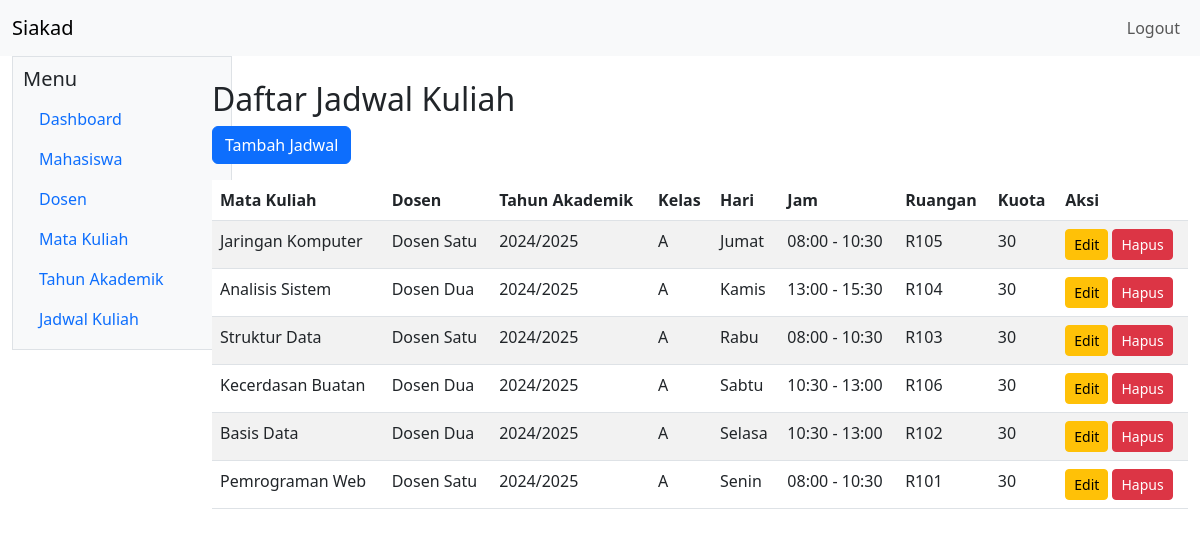
Page /admin/jadwal-kuliah/index.php (signed in) on the committed database.
### tables this page shows
CREATE TABLE jadwal_kuliah (
    id_jadwal INT AUTO_INCREMENT PRIMARY KEY,
    id_mata_kuliah INT NOT NULL,
    id_dosen INT NOT NULL,
    id_tahun_akademik INT NOT NULL,
    kelas VARCHAR(20) NOT NULL,
    hari VARCHAR(20) NOT NULL,
    jam_mulai TIME NOT NULL,
    jam_selesai TIME NOT NULL,
    ruangan VARCHAR(50) NOT NULL,
    kuota INT UNSIGNED NOT NULL DEFAULT 30,
    CONSTRAINT fk_jadwal_mata_kuliah FOREIGN KEY (id_mata_kuliah) REFERENCES mata_kuliah (id_mata_kuliah) ON UPDATE CASCADE ON DELETE RESTRICT,
    CONSTRAINT fk_jadwal_dosen FOREIGN KEY (id_dosen) REFERENCES dosen (id_dosen) ON UPDATE CASCADE ON DELETE RESTRICT,
    CONSTRAINT fk_jadwal_tahun_akademik FOREIGN KEY (id_tahun_akademik) REFERENCES tahun_akademik (id_tahun_akademik) ON UPDATE CASCADE ON DELETE RESTRICT,
    UNIQUE KEY uq_jadwal (id_mata_kuliah, id_dosen, id_tahun_akademik, kelas)
);

CREATE TABLE mata_kuliah (
    id_mata_kuliah INT AUTO_INCREMENT PRIMARY KEY,
    kode_mata_kuliah VARCHAR(20) NOT NULL UNIQUE,
    nama_mata_kuliah VARCHAR(100) NOT NULL,
    sks TINYINT UNSIGNED NOT NULL,
    semester TINYINT UNSIGNED NOT NULL
);

CREATE TABLE dosen (
    id_dosen INT AUTO_INCREMENT PRIMARY KEY,
    id_user INT NOT NULL UNIQUE,
    nidn VARCHAR(30) NOT NULL UNIQUE,
    nama_dosen VARCHAR(100) NOT NULL,
    email VARCHAR(100) NULL UNIQUE,
    no_telepon VARCHAR(20) NULL,
    CONSTRAINT fk_dosen_users FOREIGN KEY (id_user) REFERENCES users (id_user) ON UPDATE CASCADE ON DELETE CASCADE
);

CREATE TABLE tahun_akademik (
    id_tahun_akademik INT AUTO_INCREMENT PRIMARY KEY,
    tahun_akademik VARCHAR(20) NOT NULL,
    semester ENUM('ganjil', 'genap') NOT NULL,
    status ENUM('aktif', 'nonaktif') NOT NULL DEFAULT 'nonaktif',
    UNIQUE KEY uq_tahun_semester (tahun_akademik, semester)
);

### config/functions.php (called while the page is built, shortened)
<?php
function e($str) {
    return htmlspecialchars($str, ENT_QUOTES, 'UTF-8');
}
function app_base_url() {
    $scriptName = str_replace('\\', '/', $_SERVER['SCRIPT_NAME'] ?? '');
    $segments = array_values(array_filter(explode('/', trim($scriptName, '/'))));
    return $segments ? '/' . $segments[0] : '';
}
function app_url($path = '') {
    $base = app_base_url();
    $path = ltrim($path, '/');
    return $base . ($path !== '' ? '/' . $path : '');
}
?>

### config/auth.php (called while the page is built, shortened)
<?php
require_once __DIR__ . '/functions.php';
function is_logged_in() {
    return isset($_SESSION['user']);
}
?>

### admin/jadwal-kuliah/index.php (the view, shortened to what this page needs)
<?php
require_once __DIR__ . '/../../config/auth.php';
require_once __DIR__ . '/../../includes/header.php';
?>
  <div class="col-2">
    <?php require_once __DIR__ . '/../../includes/sidebar.php'; ?>
  </div>
  <div class="col-10 mt-4">
    <h2>Daftar Jadwal Kuliah</h2>
    <a href="create.php" class="btn btn-primary mb-3">Tambah Jadwal</a>
    <table class="table table-striped table-responsive">
      <thead>
        <tr><th>Mata Kuliah</th><th>Dosen</th><th>Tahun Akademik</th><th>Kelas</th><th>Hari</th><th>Jam</th><th>Ruangan</th><th>Kuota</th><th>Aksi</th></tr>
      </thead>
      <tbody>
      <?php
      $sql = 'SELECT jk.id_jadwal, mk.nama_mata_kuliah, d.nama_dosen, ta.tahun_akademik, jk.kelas, jk.hari, jk.jam_mulai, jk.jam_selesai, jk.ruangan, jk.kuota
              FROM jadwal_kuliah jk
              JOIN mata_kuliah mk ON jk.id_mata_kuliah = mk.id_mata_kuliah
              JOIN dosen d ON jk.id_dosen = d.id_dosen
              JOIN tahun_akademik ta ON jk.id_tahun_akademik = ta.id_tahun_akademik
              ORDER BY ta.id_tahun_akademik DESC, jk.hari, jk.jam_mulai';
      $stmt = $mysqli->prepare($sql);
      $stmt->execute();
      $res = $stmt->get_result();
      while ($row = $res->fetch_assoc()):
      ?>
        <tr>
          <td><?php echo e($row['nama_mata_kuliah']); ?></td>
          <td><?php echo e($row['nama_dosen']); ?></td>
          <td><?php echo e($row['tahun_akademik']); ?></td>
          <td><?php echo e($row['kelas']); ?></td>
          <td><?php echo e($row['hari']); ?></td>
          <td><?php echo e(substr($row['jam_mulai'], 0, 5) . ' - ' . substr($row['jam_selesai'], 0, 5)); ?></td>
          <td><?php echo e($row['ruangan']); ?></td>
          <td><?php echo e($row['kuota']); ?></td>
          <td>
            <a href="edit.php?id=<?php echo $row['id_jadwal']; ?>" class="btn btn-sm btn-warning">Edit</a>
            <form action="delete.php" method="post" style="display:inline-block;" onsubmit="return confirm('Hapus jadwal ini?');">
              <button class="btn btn-sm btn-danger">Hapus</button>
            </form>
          </td>
        </tr>
      <?php endwhile; ?>
      </tbody>
    </table>
  </div>
<?php require_once __DIR__ . '/../../includes/footer.php'; ?>

### includes/header.php (shortened to what this page needs)
?><!doctype html>
<html lang="en">
<head>
    <link href="https://cdn.jsdelivr.net/npm/bootstrap@5.3.0/dist/css/bootstrap.min.css" rel="stylesheet">
</head>
<body>
<?php require_once __DIR__ . '/../config/auth.php'; ?>
<?php require_once __DIR__ . '/navbar.php'; ?>
<div class="container-fluid">
    <div class="row">

### includes/navbar.php (shortened to what this page needs)
<nav class="navbar navbar-expand-lg navbar-light bg-light">
  <div class="container-fluid">
    <a class="navbar-brand" href="<?php echo e(app_url('index.php')); ?>">Siakad</a>
    <div class="collapse navbar-collapse" id="navbarNav">
      <ul class="navbar-nav ms-auto">
        <?php if (is_logged_in()): ?>
          <li class="nav-item"><a class="nav-link" href="<?php echo e(app_url('logout.php')); ?>">Logout</a></li>
        <?php else: ?>
          <li class="nav-item"><a class="nav-link" href="<?php echo e(app_url('login.php')); ?>">Login</a></li>
        <?php endif; ?>
      </ul>
    </div>
  </div>
</nav>

### includes/sidebar.php (shortened to what this page needs)
<?php
$role = $_SESSION['user']['role'] ?? null;
?>
<div class="bg-light border" style="width:220px; padding:10px;">
  <h5>Menu</h5>
  <ul class="nav flex-column">
    <?php if ($role === 'admin'): ?>
      <li class="nav-item"><a class="nav-link" href="<?php echo e(app_url('admin/dashboard.php')); ?>">Dashboard</a></li>
      <li class="nav-item"><a class="nav-link" href="#">Mahasiswa</a></li>
      <li class="nav-item"><a class="nav-link" href="#">Dosen</a></li>
      <li class="nav-item"><a class="nav-link" href="<?php echo e(app_url('admin/mata-kuliah/index.php')); ?>">Mata Kuliah</a></li>
      <li class="nav-item"><a class="nav-link" href="<?php echo e(app_url('admin/tahun-akademik/index.php')); ?>">Tahun Akademik</a></li>
      <li class="nav-item"><a class="nav-link" href="<?php echo e(app_url('admin/jadwal-kuliah/index.php')); ?>">Jadwal Kuliah</a></li>
    <?php elseif ($role === 'dosen'): ?>
      <li class="nav-item"><a class="nav-link" href="<?php echo e(app_url('dosen/dashboard.php')); ?>">Dashboard</a></li>
      <li class="nav-item"><a class="nav-link" href="<?php echo e(app_url('dosen/mata-kuliah.php')); ?>">Mata Kuliah Diampu</a></li>
    <?php endif; ?>
  </ul>
</div>

### includes/footer.php (shortened to what this page needs)
	</div>
</div>
</body>
</html>

### rows in the picture
jadwal_kuliah: id_mata_kuliah.nama_mata_kuliah "Jaringan Komputer", id_dosen.nama_dosen "Dosen Satu", id_tahun_akademik.tahun_akademik "2024/2025", kelas "A", hari "Jumat", jam_mulai+jam_selesai "08:00 - 10:30", ruangan "R105", kuota "30"
jadwal_kuliah: id_mata_kuliah.nama_mata_kuliah "Analisis Sistem", id_dosen.nama_dosen "Dosen Dua", id_tahun_akademik.tahun_akademik "2024/2025", kelas "A", hari "Kamis", jam_mulai+jam_selesai "13:00 - 15:30", ruangan "R104", kuota "30"
jadwal_kuliah: id_mata_kuliah.nama_mata_kuliah "Struktur Data", id_dosen.nama_dosen "Dosen Satu", id_tahun_akademik.tahun_akademik "2024/2025", kelas "A", hari "Rabu", jam_mulai+jam_selesai "08:00 - 10:30", ruangan "R103", kuota "30"
jadwal_kuliah: id_mata_kuliah.nama_mata_kuliah "Kecerdasan Buatan", id_dosen.nama_dosen "Dosen Dua", id_tahun_akademik.tahun_akademik "2024/2025", kelas "A", hari "Sabtu", jam_mulai+jam_selesai "10:30 - 13:00", ruangan "R106", kuota "30"
jadwal_kuliah: id_mata_kuliah.nama_mata_kuliah "Basis Data", id_dosen.nama_dosen "Dosen Dua", id_tahun_akademik.tahun_akademik "2024/2025", kelas "A", hari "Selasa", jam_mulai+jam_selesai "10:30 - 13:00", ruangan "R102", kuota "30"
jadwal_kuliah: id_mata_kuliah.nama_mata_kuliah "Pemrograman Web", id_dosen.nama_dosen "Dosen Satu", id_tahun_akademik.tahun_akademik "2024/2025", kelas "A", hari "Senin", jam_mulai+jam_selesai "08:00 - 10:30", ruangan "R101", kuota "30"
